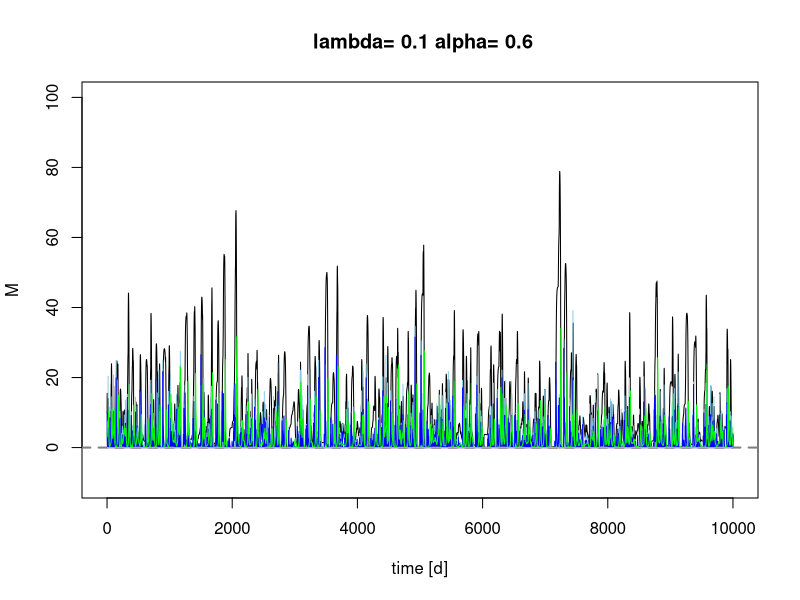
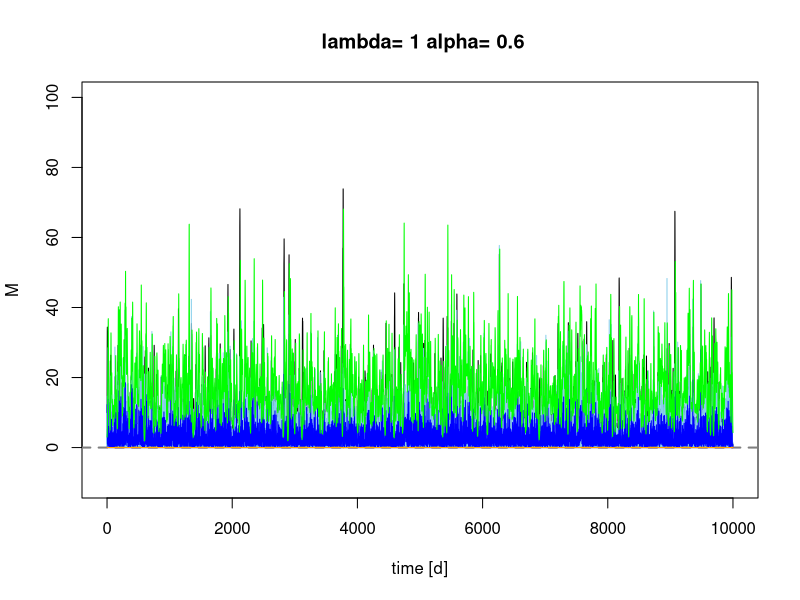
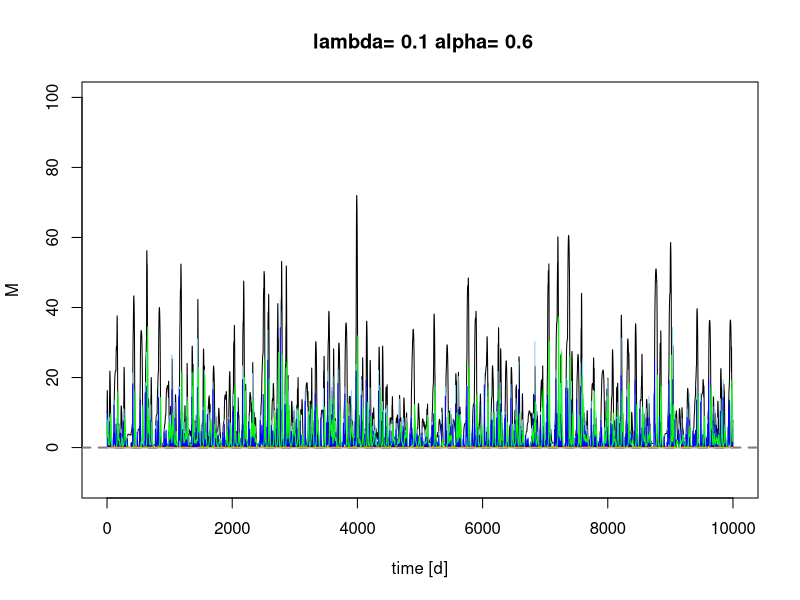
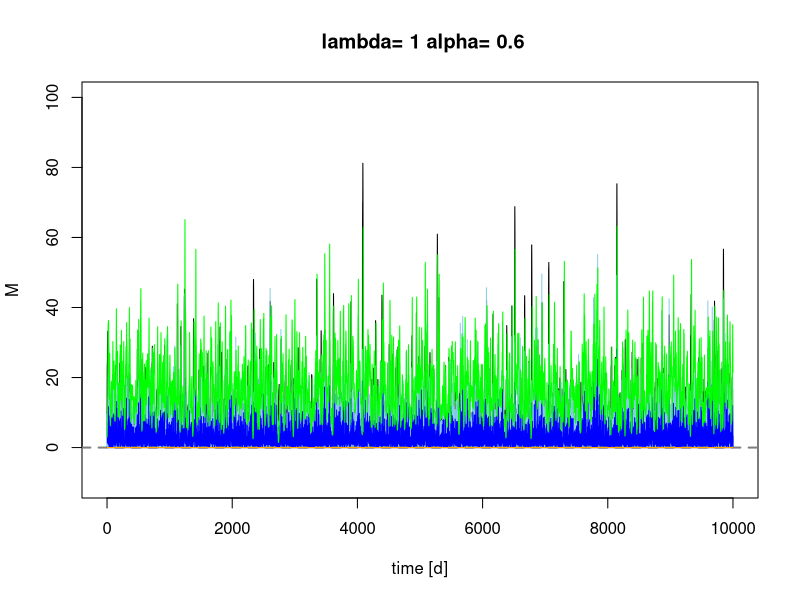
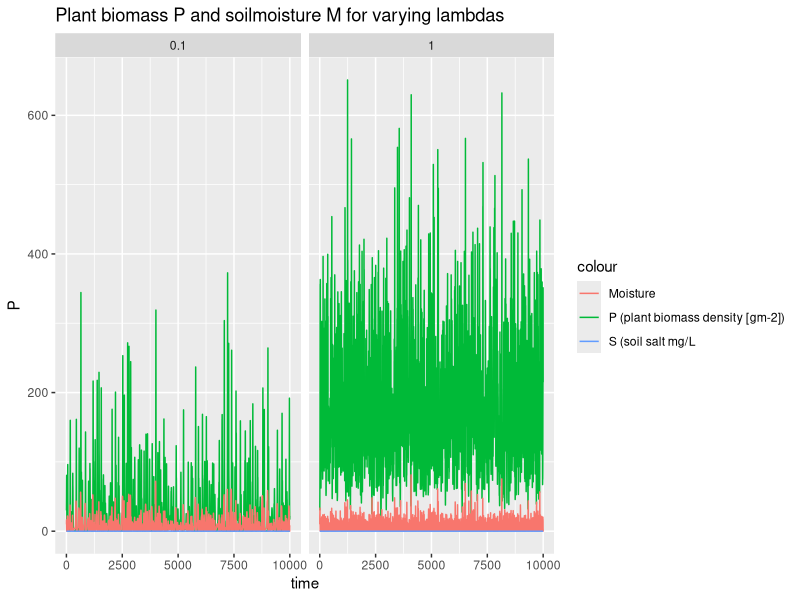
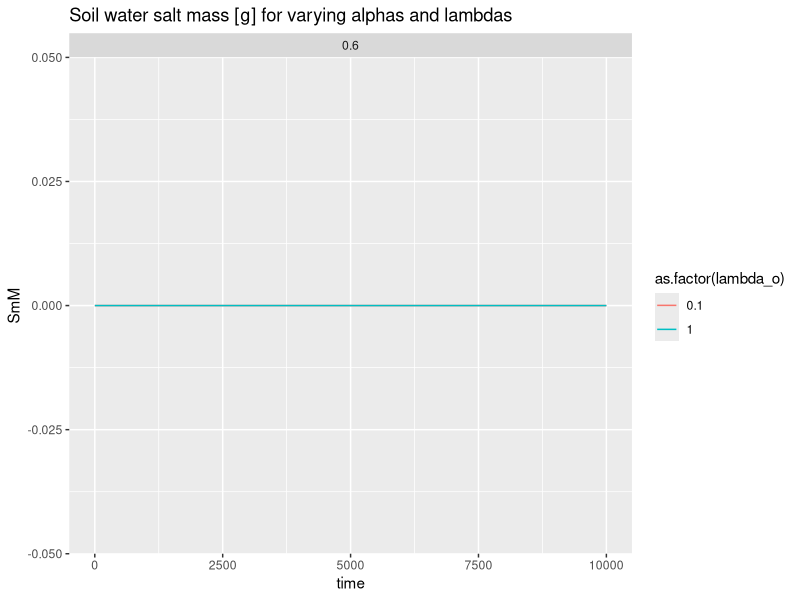
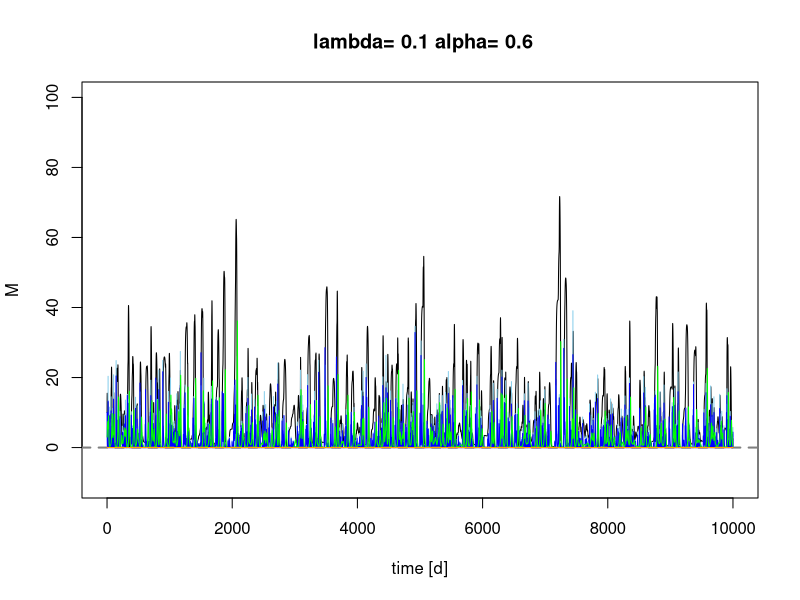
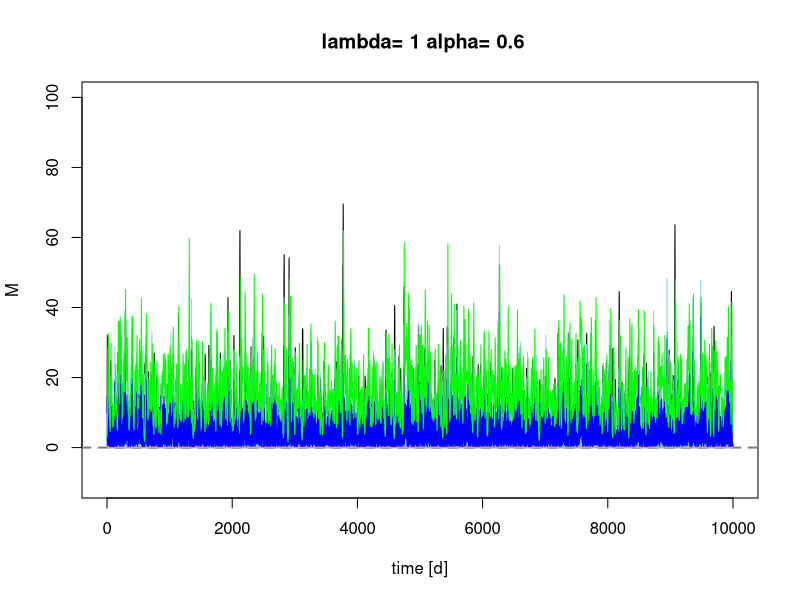

The R script that drew these images, in order: (Note: a time limit stopped this script after it produced the figures.)
## ---- chunk 1

 # Sandy Clay Loam
    n<-0.367 # porosity
    # more soil variables for evaporation & losses
    # Hydraulic conductivity
    K_s<-52.08*10 # mm/day
    # campbell's b
    b<-6.4069 # neurotheta sandy clay loam
    # van Genuchten parameters
#     avg <- 0.0521
#     nvg <- 1.237
    s_fc<-0.2677/n # Field capacity
    # This is the bubbling pressure
    psi_s_bar<--1.2E-3 #
 
   h1bar =  -psi_s_bar 
   hb = psi_s_bar*-10^5 # mm
 

  Z =20000 # [mm] actual groundwater depth 

# parameters describing the soil
  soilpar <- list(b = b, n = n, s_fc = s_fc, K_s = K_s, 
                psi_s_bar = psi_s_bar, h1bar = h1bar, hb = hb)
    #................................................
    # Vegetation 1 (Grass)
    # paspalum secateum F-I and R-I, 2004

    Zr = 400 # soil depth (mm)   Check Also Table 2...Fernandez-Illescas and Rodriguez-Iturbe...2001


 # parameters describing the root zone   
  vegpar <- list(Zr = Zr)


# parameters describing plant dynamics and salt features

  alpha_i=1 #maximum infiltration rate per day (K_s and therefore soil type dependency in balances function code)

  k=12 # Saco et al, 2013
  W0=0.2 # Saco et al, 2013
  gmax=0.05 # Saco et al, 2013
  k1=5 # Saco et al, 2013
  c=10  # Saco et al, 2013
  f= 1  # f is the soil salt leaching efficiency (whether some salt is retained)
  ConcConst = 0 # ConcConst is the concentration of the salt in the infiltrating water in g/l
  CM.gw = 0 # salt concentration in groundwater
  d=0.24 # fraction of plant mortality
  
  par <- list(alpha_i=alpha_i,k=k, W0=W0, gmax=gmax, k1=k1, c=c, f=f, ConcConst=ConcConst, CM.gw= CM.gw, d=d)
## ---- chunk 2
Infil <- function(h,P, par){
  
  I=par$alpha_i*h*(P+par$k*par$W0)/(P+par$k)
  
  return (I)
}
## ---- chunk 3

WU <- function(M,P,par){ 
# using Svir in here means scaling Svir back to M, easier to do at Svir in balances  
#  WU=par$gmax*((M*(1+Svir))/(((M*(1+Svir))+par$k1)))*P 
  WU=par$gmax*(M/((M+par$k1)))*P 
  
  return(WU)
}
## ---- chunk 4
#******************************************
# based on Salvucci, 1993
L_n <- function(M,Z,soilpar,vegpar) {
   Zr <- vegpar$Zr
   hb <- - soilpar$psi_s_bar*10^5 # (mm?)
   #soilpar$s_fc <- (Z/hb)^(-1/soilpar$b)
   
   s=M/(soilpar$n*vegpar$Zr)
  
   psi = hb*s^-soilpar$b
 
   m=2 + 3/soilpar$b#5.64  # in Salvucci's paper it is called n, but I called it m here to not confuse it with porosity


q <-((Z/hb)^(-m)-(psi/hb)^(-m))/(1+(psi/hb)^(-m)+(m-1)*(Z/hb)^(-m))#/(soilpar$n*Zr) # 

# Mass flux

flux <- soilpar$K_s*q

return(flux)
}



## ---- chunk 5
Precip <- function(time,alpha,lambda,delta) {
  # generate a vector of times between rainfall events > delta
  f_P<-floor(rexp(time,lambda*exp(-delta/alpha))) # vector of times between rainfall occurrences (equation 4 & 8)
  # generate a binary vector from this (impulse function)
  binary.vec <- unlist(lapply(1:time,function(i) c(rep(0,f_P[i]),1)))
  R <- rexp(length(binary.vec),1/alpha)*binary.vec 
  return(R[1:time])
}
## ---- chunk 6

Gr <- function(M,P,par) { 
  
  Gr = par$c*WU(M,P,par)
  
  return(Gr)
}
## ---- chunk 7
Mo <- function(P,M,Svir,par) {
  # needs to be M/Svir because both are "large" numbers
  # you want a number ~1 for multiplication, or <0.1 for addition
  Mo = P*(par$d*(M/Svir))
  
  return(Mo)

}
## ---- chunk 8
balances <- function(Rain, par, plotit=T,
                      soilpar,
                      vegpar){
   

  
# Storage vectors for the daily steps are initialized.

   M <- rep(0,length(Rain)) # soil moisture [mm]
   h <- rep(0,length(Rain)) # infiltration depth [mm]
   P <- rep(0,length(Rain)) #biomass density []
   CM<- rep(0,length(Rain)) # Salt concentration in soil water in g/L or g/mm
   SmI<- rep(0,length(Rain)) # Salt mass in infiltrating water [g]
   SmM <- rep(0,length(Rain)) # Salt mass in soil water [g]
   In <- rep(0,length(Rain)) # infiltration [mm]

   Svir <- rep(0,length(Rain)) # virtual saturation
   flux<- rep(0,length(Rain)) # drainage and capillary rise flux, according to sign



# Initial values to start the simulation.

   
   M[1] <- 10
   h[1] <- 10 
   P[1] <- 30
   CM[1]<- 0
   Svir[1] <- M[1]



# We decided to split the numerical calculations for the daily into 12 substeps.

   deltat <- 12 # split in 12 increments

  
# Storage vectors for the substeps are initialized.

   M_sub <- rep(0,deltat)
   h_sub <- rep(0,deltat)
   I_sub <- rep(0,deltat)
   WU_sub <-rep(0,deltat) # Water uptake in mm
   P_sub <- rep(0,deltat) 
   Gr_sub <- rep(0,deltat) # Growth of biomass
   Mo_sub<- rep(0,deltat) # Mortality of biomass
   SmI_sub <- rep(0,deltat) 
   SmM_sub<- rep(0,deltat) 
   CM_sub<- rep(0,deltat) 
  Svir_sub <- rep(0,deltat) # virtual saturation

   flux_sub<-rep(0,deltat) # calculates leakage loss without evaporation loss

   U_salt <-rep(0,deltat) # Salt mass rising
   L_salt <-rep(0,deltat) # salt mass drained


  
   timeincr= 1/deltat
   
  for (t in 2:length(Rain)){
    
    for (tt in 1:(deltat-1)) {
      
      h.old <- ifelse(tt==1,h[t-1],h_sub[tt])
      P.old <- ifelse(tt==1,P[t-1],P_sub[tt])
      M.old <- ifelse(tt==1,M[t-1],M_sub[tt])
      SmI.old <-ifelse(tt==1,SmI[t-1],SmI_sub[tt])
      CM.old <-ifelse(tt==1,CM[t-1],CM_sub[tt])
      Svir.old <-ifelse(tt==1,Svir[t-1],Svir_sub[tt])


  # Balance for water depth on soil
  h_sub[tt+1] <- h.old + ifelse(tt==1,(10*Rain[t]),0) 
      #- Infil(h.old, P.old,par)*timeincr

  # Infiltration
  par$alpha_i <- ifelse(h_sub[tt+1]<soilpar$K_s*timeincr, 1,
                      (1-(h_sub[tt+1]-soilpar$K_s*timeincr)/h_sub[tt+1]))
  # Calculate infiltration and recalculate h_sub   
  I_sub[tt] <- Infil(h.old, P.old,par)*timeincr
  h_sub[tt+1] <- h_sub[tt+1] - I_sub[tt] 

# Now do all plant uptake and growth
# water uptake by plants: include infiltration in available water

      WU_sub[tt] <- WU(M=Svir.old,P.old,par)*timeincr 
      
      # growth rate
      Gr_sub[tt] <- Gr(M=Svir.old, P.old,par)*timeincr 
      # Mortality
      Mo_sub[tt]<- Mo(P.old,M=M.old, Svir=Svir.old, par)*timeincr
      # calculate plant biomass balance
      P_sub[tt + 1] <- P.old + Gr_sub[tt]- Mo_sub[tt] 

 # 1. Update soil moisture with infiltration
      M_sub[tt + 1] <- M.old + I_sub[tt] - WU_sub[tt]      
      
 # 2. calculate leaching and capillary rise amount
  flux_sub[tt+1]<-do.call(L_n,list(M=M_sub[tt+1],Z=Z,soilpar=soilpar,vegpar=vegpar))

# 3. final adjust soil moisture for leaching or capillary rise
 
   M_sub[tt + 1] <-  M_sub[tt + 1] + flux_sub[tt+1]*timeincr


# calculate saltbalance

# Salt leaching
    L_salt[tt+1] <- ifelse(flux_sub[tt+1]<0,
                           par$f*CM_sub[tt+1]*flux_sub[tt+1]*timeincr,0)
    # leaching of salt

# salt upflow
    U_salt[tt+1] <- ifelse(flux_sub[tt+1]>0, 
                           par$CM.gw*flux_sub[tt+1]*timeincr,0) 
    # rise of salt

# salt mass coming in with infiltration
      SmI_sub[tt+1]<- SmI.old + I_sub[tt]*par$ConcConst 

#salt mass in soil
     SmM_sub[tt+1] <- SmI_sub[tt+1] + U_salt[tt+1] - L_salt[tt+1]
# Calculate salt concentration in the soil
   CM_sub[tt+1]<- (SmM_sub[tt+1]/M_sub[tt+1])*(1/58.44) # 
    
# Virtual saturation (Shah et al., 2012), here in [mm] to be in the same unit as M
    Svir_sub[tt + 1]<-soilpar$n*vegpar$Zr*((soilpar$h1bar*10^-1)^(1/soilpar$b))*
                     ((soilpar$h1bar*10^-1)*(M_sub[tt + 1]/
                       (soilpar$n*vegpar$Zr))^(-soilpar$b)
                       +(3.6*CM_sub[tt + 1]))^(-1/soilpar$b)

    } 
  
# Aggregating the substep results to daily values.

    P[t] = P_sub[deltat]
    M[t] = M_sub[deltat]
    h[t] = h_sub[deltat]
    CM[t] = CM_sub[deltat]
    SmM[t] = SmM_sub[deltat] 
    SmI[t]=SmI_sub[deltat]
    In[t]= sum(I_sub)
    flux[t] = sum(flux_sub)
    Svir[t] = Svir_sub[deltat]

}


# Plotting
 
if (plotit==T) {  
  plot(M, type="l",ylim=c(-10,100),xlim=c(0,time),xlab=("time [d]"), main=paste(" lambda=", lambda[j],"alpha=", alpha[i]))
  points(Rain*10, type="h", col="skyblue")
   
    lines(h,type="l", col="blue")
    abline(h=0, col="Gray50",lwd=2,lty=2)

    lines(SmM,type="l", col="red")
    lines(CM,type="l", col="purple")
    lines(P/10,type="l", col="green")
    lines(flux,type="l", col="orange")
  
 
#  legend("topright", title="Variables",cex=1, pt.cex=0.2, c("Moisture [mm]","Rainfall [mm]*10","overland flow depth[mm] ","salt mass in soil water [g]", "salt concentration in soil water [g/l]", "Plant biomass density [g/m^2]/10"),
#          col=c("black","skyblue","blue","red","purple","green"),lty=1)
#  
}

Out <- data.frame(P=P,M=M,h=h, CM=CM, SmM=SmM, In=In, flux=flux, Svir=Svir)
return(Out)
}
## ---- chunk 9
alpha <- c(0.6,0.6) #c(0.6,1.5) 
lambda <- c(0.1,1)

Store <- list()
sub_store <- list()
time <- 10000
delta <- 0
set.seed(1000)
## ---- chunk 10
#source("Rainfall.R")


for (i in 1:length(alpha)) {
  
for (j in 1:length(lambda)) {
    # generate the rainfall
    Rain <- Precip(time,alpha[i],lambda[j],delta)
    Rainlist <- data.frame(Precip(time,alpha[i],lambda[j],delta)) 
    
    sub_store[[j]] <-data.frame(alpha_o=rep(alpha[i],time),
                                lambda_o=rep(lambda[j],time),
                                balances(Rain,plotit=T, par=par,
                                soilpar, vegpar))
  }
  Store[[i]] <- sub_store
}
## ---- chunk 11
require(ggplot2)
lambda_sum <- do.call(rbind,Store[][[2]])
lambda_sum$time <- rep(1:time,length(lambda))

pl <- ggplot(lambda_sum,aes(x=time,y=P, colour="P (plant biomass density [gm-2])")) + geom_line()
pl  <- pl + geom_line(aes(x=time,y=M, colour="Moisture"))  
pl <- pl +  facet_wrap(~lambda_o)   
pl  + ggtitle("Plant biomass P and soilmoisture M for varying lambdas") +  geom_line(aes(x=time, y=SmM, colour= "S (soil salt mg/L")) + theme(plot.title = element_text(lineheight=.4))
## ---- chunk 12
lambda_sum_all <- do.call(rbind,do.call(rbind,Store))
lambda_sum_all$time <- rep(rep(1:time,length(lambda)),length(alpha))


pa <- ggplot(lambda_sum_all,aes(x=time,y=SmM,col=as.factor(lambda_o))) + geom_line(linetype=1) 
# pa <- pa + + scale_color_gradient(low="blue", high="red")
pa <- pa  + facet_wrap(~alpha_o) + ggtitle("Soil water salt mass [g] for varying alphas and lambdas") + theme(plot.title = element_text(lineheight=.4))
pa  
## ---- chunk 13
baseP<- lambda_sum$P
baseM <-lambda_sum$M
baseSmM<-lambda_sum$SmM
baseCM<-lambda_sum$CM
## ---- chunk 14

 # Sandy Clay Loam
    n<-0.367 # porosity
    # more soil variables for evaporation & losses
    # Hydraulic conductivity
    K_s<-52.08*10 # mm/day
    # campbell's b
    b<-6.4069 # neurotheta sandy clay loam
    # van Genuchten parameters
#     avg <- 0.0521
#     nvg <- 1.237
    s_fc<-0.2677/n # Field capacity
    # This is the bubbling pressure
    psi_s_bar<--1.2E-3 #
 
   h1bar =  -psi_s_bar 
   hb = psi_s_bar*-10^5 # mm
 

 # [mm] actual groundwater depth 

# parameters describing the soil
  soilpar <- list(b = b, n = n, s_fc = s_fc, K_s = K_s, 
                psi_s_bar = psi_s_bar, h1bar = h1bar, hb = hb)
    #................................................
    # Vegetation 1 (Grass)
    # paspalum secateum F-I and R-I, 2004

    Zr = 400 # soil depth (mm)   Check Also Table 2...Fernandez-Illescas and Rodriguez-Iturbe...2001


 # parameters describing the root zone   
  vegpar <- list(Zr = Zr)


# parameters describing plant dynamics and salt features

  alpha_i=1 #maximum infiltration rate per day (K_s and therefore soil type dependency in balances function code)

  k=12 # Saco et al, 2013
  W0=0.2 # Saco et al, 2013
  gmax=0.05 # Saco et al, 2013
  k1=5 # Saco et al, 2013
  c=10  # Saco et al, 2013
  f= 1  # f is the soil salt leaching efficiency (whether some salt is retained)
  ConcConst = 0 # ConcConst is the concentration of the salt in the infiltrating water in g/l
  CM.gw = 0 # salt concentration in groundwater
  d=0.24 # fraction of plant mortality
  
  par <- list(alpha_i=alpha_i,k=k, W0=W0, gmax=gmax, k1=k1, c=c, f=f, ConcConst=ConcConst, CM.gw= CM.gw, d=d)
## ---- chunk 15
Infil <- function(h,P, par){
  
  I=par$alpha_i*h*(P+par$k*par$W0)/(P+par$k)
  
  return (I)
}
## ---- chunk 16

WU <- function(M,P,par){ 
# using Svir in here means scaling Svir back to M, easier to do at Svir in balances  
#  WU=par$gmax*((M*(1+Svir))/(((M*(1+Svir))+par$k1)))*P 
  WU=par$gmax*(M/((M+par$k1)))*P 
  
  return(WU)
}
## ---- chunk 17
#******************************************
# based on Salvucci, 1993
L_n <- function(M,Z,soilpar,vegpar) {
   Zr <- vegpar$Zr
   hb <- - soilpar$psi_s_bar*10^5 # (mm?)
   #soilpar$s_fc <- (Z/hb)^(-1/soilpar$b)
   
   s=M/(soilpar$n*vegpar$Zr)
  
   psi = hb*s^-soilpar$b
 
   m=2 + 3/soilpar$b#5.64  # in Salvucci's paper it is called n, but I called it m here to not confuse it with porosity


q <-((Z/hb)^(-m)-(psi/hb)^(-m))/(1+(psi/hb)^(-m)+(m-1)*(Z/hb)^(-m))#/(soilpar$n*Zr) # 

# Mass flux

flux <- soilpar$K_s*q

return(flux)
}



## ---- chunk 18
Precip <- function(time,alpha,lambda,delta) {
  # generate a vector of times between rainfall events > delta
  f_P<-floor(rexp(time,lambda*exp(-delta/alpha))) # vector of times between rainfall occurrences (equation 4 & 8)
  # generate a binary vector from this (impulse function)
  binary.vec <- unlist(lapply(1:time,function(i) c(rep(0,f_P[i]),1)))
  R <- rexp(length(binary.vec),1/alpha)*binary.vec 
  return(R[1:time])
}
## ---- chunk 19

Gr <- function(M,P,par) { 
  
  Gr = par$c*WU(M,P,par)
  
  return(Gr)
}
## ---- chunk 20
Mo <- function(P,M,Svir,par) {
  # needs to be M/Svir because both are "large" numbers
  # you want a number ~1 for multiplication, or <0.1 for addition
  Mo = P*(par$d*(M/Svir))
  
  return(Mo)

}
## ---- chunk 21
balances <- function(Rain, par, plotit=T,
                      soilpar,
                      vegpar){
   

  
# Storage vectors for the daily steps are initialized.

   M <- rep(0,length(Rain)) # soil moisture [mm]
   h <- rep(0,length(Rain)) # infiltration depth [mm]
   P <- rep(0,length(Rain)) #biomass density []
   CM<- rep(0,length(Rain)) # Salt concentration in soil water in g/L or g/mm
   SmI<- rep(0,length(Rain)) # Salt mass in infiltrating water [g]
   SmM <- rep(0,length(Rain)) # Salt mass in soil water [g]
   In <- rep(0,length(Rain)) # infiltration [mm]

   Svir <- rep(0,length(Rain)) # virtual saturation
   flux<- rep(0,length(Rain)) # drainage and capillary rise flux, according to sign



# Initial values to start the simulation.

   
   M[1] <- 10
   h[1] <- 10 
   P[1] <- 30
   CM[1]<- 0
   Svir[1] <- M[1]



# We decided to split the numerical calculations for the daily into 12 substeps.

   deltat <- 12 # split in 12 increments

  
# Storage vectors for the substeps are initialized.

   M_sub <- rep(0,deltat)
   h_sub <- rep(0,deltat)
   I_sub <- rep(0,deltat)
   WU_sub <-rep(0,deltat) # Water uptake in mm
   P_sub <- rep(0,deltat) 
   Gr_sub <- rep(0,deltat) # Growth of biomass
   Mo_sub<- rep(0,deltat) # Mortality of biomass
   SmI_sub <- rep(0,deltat) 
   SmM_sub<- rep(0,deltat) 
   CM_sub<- rep(0,deltat) 
  Svir_sub <- rep(0,deltat) # virtual saturation

   flux_sub<-rep(0,deltat) # calculates leakage loss without evaporation loss

   U_salt <-rep(0,deltat) # Salt mass rising
   L_salt <-rep(0,deltat) # salt mass drained


  
   timeincr= 1/deltat
   
  for (t in 2:length(Rain)){
    
    for (tt in 1:(deltat-1)) {
      
      h.old <- ifelse(tt==1,h[t-1],h_sub[tt])
      P.old <- ifelse(tt==1,P[t-1],P_sub[tt])
      M.old <- ifelse(tt==1,M[t-1],M_sub[tt])
      SmI.old <-ifelse(tt==1,SmI[t-1],SmI_sub[tt])
      CM.old <-ifelse(tt==1,CM[t-1],CM_sub[tt])
      Svir.old <-ifelse(tt==1,Svir[t-1],Svir_sub[tt])


  # Balance for water depth on soil
#   h_sub[tt+1] <- h.old + ifelse(tt==1,(10*Rain[t]),0) 
      #- Infil(h.old, P.old,par)*timeincr
  
    h_sub[tt+1] <- h.old + (10*Rain[t]*timeincr)


# + 10*Ran[t]*timeincr as a first test
# ifelse(tt==6,....) and ifelse(tt==12,...)
# the last one could be a rainstorm distribution


  # Infiltration
  par$alpha_i <- ifelse(h_sub[tt+1]<soilpar$K_s*timeincr, 1,
                      (1-(h_sub[tt+1]-soilpar$K_s*timeincr)/h_sub[tt+1]))
  # Calculate infiltration and recalculate h_sub   
  I_sub[tt] <- Infil(h.old, P.old,par)*timeincr
  h_sub[tt+1] <- h_sub[tt+1] - I_sub[tt] 

# Now do all plant uptake and growth
# water uptake by plants: include infiltration in available water

      WU_sub[tt] <- WU(M=Svir.old,P.old,par)*timeincr 
      
      # growth rate
      Gr_sub[tt] <- Gr(M=Svir.old, P.old,par)*timeincr 
      # Mortality
      Mo_sub[tt]<- Mo(P.old,M=M.old, Svir=Svir.old, par)*timeincr
      # calculate plant biomass balance
      P_sub[tt + 1] <- P.old + Gr_sub[tt]- Mo_sub[tt] 

 # 1. Update soil moisture with infiltration
      M_sub[tt + 1] <- M.old + I_sub[tt] - WU_sub[tt]      
      
 # 2. calculate leaching and capillary rise amount
  flux_sub[tt+1]<-do.call(L_n,list(M=M_sub[tt+1],Z=Z,soilpar=soilpar,vegpar=vegpar))

# 3. final adjust soil moisture for leaching or capillary rise
 
   M_sub[tt + 1] <-  M_sub[tt + 1] + flux_sub[tt+1]*timeincr


# calculate saltbalance

# Salt leaching
    L_salt[tt+1] <- ifelse(flux_sub[tt+1]<0,
                           par$f*CM_sub[tt+1]*flux_sub[tt+1]*timeincr,0)
    # leaching of salt

# salt upflow
    U_salt[tt+1] <- ifelse(flux_sub[tt+1]>0, 
                           par$CM.gw*flux_sub[tt+1]*timeincr,0) 
    # rise of salt

# salt mass coming in with infiltration
      SmI_sub[tt+1]<- SmI.old + I_sub[tt]*par$ConcConst 

#salt mass in soil
     SmM_sub[tt+1] <- SmI_sub[tt+1] + U_salt[tt+1] - L_salt[tt+1]
# Calculate salt concentration in the soil
   CM_sub[tt+1]<- (SmM_sub[tt+1]/M_sub[tt+1])*(1/58.44) # 
    
# Virtual saturation (Shah et al., 2012), here in [mm] to be in the same unit as M
    Svir_sub[tt + 1]<-soilpar$n*vegpar$Zr*((soilpar$h1bar*10^-1)^(1/soilpar$b))*
                     ((soilpar$h1bar*10^-1)*(M_sub[tt + 1]/
                       (soilpar$n*vegpar$Zr))^(-soilpar$b)
                       +(3.6*CM_sub[tt + 1]))^(-1/soilpar$b)

    } 
  
# Aggregating the substep results to daily values.

    P[t] = P_sub[deltat]
    M[t] = M_sub[deltat]
    h[t] = h_sub[deltat]
    CM[t] = CM_sub[deltat]
    SmM[t] = SmM_sub[deltat] 
    SmI[t]=SmI_sub[deltat]
    In[t]= sum(I_sub)
    flux[t] = sum(flux_sub)
    Svir[t] = Svir_sub[deltat]

}


# Plotting
 
if (plotit==T) {  
  plot(M, type="l",ylim=c(-10,100),xlim=c(0,time),xlab=("time [d]"), main=paste(" lambda=", lambda[j],"alpha=", alpha[i]))
  points(Rain*10, type="h", col="skyblue")
   
    lines(h,type="l", col="blue")
    abline(h=0, col="Gray50",lwd=2,lty=2)

    lines(SmM,type="l", col="red")
    lines(CM,type="l", col="purple")
    lines(P/10,type="l", col="green")
    lines(flux,type="l", col="orange")
  
 
#  legend("topright", title="Variables",cex=1, pt.cex=0.2, c("Moisture [mm]","Rainfall [mm]*10","overland flow depth[mm] ","salt mass in soil water [g]", "salt concentration in soil water [g/l]", "Plant biomass density [g/m^2]/10"),
#          col=c("black","skyblue","blue","red","purple","green"),lty=1)
#  
}

Out <- data.frame(P=P,M=M,h=h, CM=CM, SmM=SmM, In=In, flux=flux, Svir=Svir)
return(Out)
}
## ---- chunk 22
alpha <- c(0.6,0.6)# c(0.6,1.5) 
lambda <- c(0.1,1)

Store <- list()
sub_store <- list()
time <- 10000
delta <- 0
set.seed(1000)
## ---- chunk 23
#source("Rainfall.R")


for (i in 1:length(alpha)) {
  
for (j in 1:length(lambda)) {
    # generate the rainfall
    Rain <- Precip(time,alpha[i],lambda[j],delta)
    Rainlist <- data.frame(Precip(time,alpha[i],lambda[j],delta)) 
    
    sub_store[[j]] <-data.frame(alpha_o=rep(alpha[i],time),
                                lambda_o=rep(lambda[j],time),
                                balances(Rain,plotit=T, par=par,
                                soilpar, vegpar))
  }
  Store[[i]] <- sub_store
}
## ---- chunk 24
require(ggplot2)
lambda_sum <- do.call(rbind,Store[][[2]])
lambda_sum$time <- rep(1:time,length(lambda))

pl <- ggplot(lambda_sum,aes(x=time,y=P, colour="P (plant biomass density [gm-2])")) + geom_line()
pl  <- pl + geom_line(aes(x=time,y=M, colour="Moisture"))  
pl <- pl +  facet_wrap(~lambda_o)   
pl  + ggtitle("Plant biomass P and soilmoisture M for varying lambdas") +  geom_line(aes(x=time, y=SmM, colour= "S (soil salt mg/L")) + theme(plot.title = element_text(lineheight=.4))
## ---- chunk 25
lambda_sum_all <- do.call(rbind,do.call(rbind,Store))
lambda_sum_all$time <- rep(rep(1:time,length(lambda)),length(alpha))


pa <- ggplot(lambda_sum_all,aes(x=time,y=SmM,col=as.factor(lambda_o))) + geom_line(linetype=1) 
# pa <- pa + + scale_color_gradient(low="blue", high="red")
pa <- pa  + facet_wrap(~alpha_o) + ggtitle("Soil water salt mass [g] for varying alphas and lambdas") + theme(plot.title = element_text(lineheight=.4))
pa  
## ---- chunk 26

h1P<-lambda_sum$P
h1M <-lambda_sum$M
h1SmM<-lambda_sum$SmM
h1CM<-lambda_sum$CM
## ---- chunk 27
balances <- function(Rain, par, plotit=T,
                      soilpar,
                      vegpar){
   

  
# Storage vectors for the daily steps are initialized.

   M <- rep(0,length(Rain)) # soil moisture [mm]
   h <- rep(0,length(Rain)) # infiltration depth [mm]
   P <- rep(0,length(Rain)) #biomass density []
   CM<- rep(0,length(Rain)) # Salt concentration in soil water in g/L or g/mm
   SmI<- rep(0,length(Rain)) # Salt mass in infiltrating water [g]
   SmM <- rep(0,length(Rain)) # Salt mass in soil water [g]
   In <- rep(0,length(Rain)) # infiltration [mm]

   Svir <- rep(0,length(Rain)) # virtual saturation
   flux<- rep(0,length(Rain)) # drainage and capillary rise flux, according to sign



# Initial values to start the simulation.

   
   M[1] <- 10
   h[1] <- 10 
   P[1] <- 30
   CM[1]<- 0
   Svir[1] <- M[1]



# We decided to split the numerical calculations for the daily into 12 substeps.

   deltat <- 12 # split in 12 increments

  
# Storage vectors for the substeps are initialized.

   M_sub <- rep(0,deltat)
   h_sub <- rep(0,deltat)
   I_sub <- rep(0,deltat)
   WU_sub <-rep(0,deltat) # Water uptake in mm
   P_sub <- rep(0,deltat) 
   Gr_sub <- rep(0,deltat) # Growth of biomass
   Mo_sub<- rep(0,deltat) # Mortality of biomass
   SmI_sub <- rep(0,deltat) 
   SmM_sub<- rep(0,deltat) 
   CM_sub<- rep(0,deltat) 
  Svir_sub <- rep(0,deltat) # virtual saturation

   flux_sub<-rep(0,deltat) # calculates leakage loss without evaporation loss

   U_salt <-rep(0,deltat) # Salt mass rising
   L_salt <-rep(0,deltat) # salt mass drained


  
   timeincr= 1/deltat
   
  for (t in 2:length(Rain)){
    
    for (tt in 1:(deltat-1)) {
      
      h.old <- ifelse(tt==1,h[t-1],h_sub[tt])
      P.old <- ifelse(tt==1,P[t-1],P_sub[tt])
      M.old <- ifelse(tt==1,M[t-1],M_sub[tt])
      SmI.old <-ifelse(tt==1,SmI[t-1],SmI_sub[tt])
      CM.old <-ifelse(tt==1,CM[t-1],CM_sub[tt])
      Svir.old <-ifelse(tt==1,Svir[t-1],Svir_sub[tt])


  # Balance for water depth on soil
#   h_sub[tt+1] <- h.old + ifelse(tt==1,(10*Rain[t]),0) 
      #- Infil(h.old, P.old,par)*timeincr
  
    h_sub[tt+1] <- h.old + ifelse(tt==6,(10*Rain[t]),0)


# + 10*Ran[t]*timeincr as a first test
# ifelse(tt==6,....) and ifelse(tt==12,...)
# the last one could be a rainstorm distribution


  # Infiltration
  par$alpha_i <- ifelse(h_sub[tt+1]<soilpar$K_s*timeincr, 1,
                      (1-(h_sub[tt+1]-soilpar$K_s*timeincr)/h_sub[tt+1]))
  # Calculate infiltration and recalculate h_sub   
  I_sub[tt] <- Infil(h.old, P.old,par)*timeincr
  h_sub[tt+1] <- h_sub[tt+1] - I_sub[tt] 

# Now do all plant uptake and growth
# water uptake by plants: include infiltration in available water

      WU_sub[tt] <- WU(M=Svir.old,P.old,par)*timeincr 
      
      # growth rate
      Gr_sub[tt] <- Gr(M=Svir.old, P.old,par)*timeincr 
      # Mortality
      Mo_sub[tt]<- Mo(P.old,M=M.old, Svir=Svir.old, par)*timeincr
      # calculate plant biomass balance
      P_sub[tt + 1] <- P.old + Gr_sub[tt]- Mo_sub[tt] 

 # 1. Update soil moisture with infiltration
      M_sub[tt + 1] <- M.old + I_sub[tt] - WU_sub[tt]      
      
 # 2. calculate leaching and capillary rise amount
  flux_sub[tt+1]<-do.call(L_n,list(M=M_sub[tt+1],Z=Z,soilpar=soilpar,vegpar=vegpar))

# 3. final adjust soil moisture for leaching or capillary rise
 
   M_sub[tt + 1] <-  M_sub[tt + 1] + flux_sub[tt+1]*timeincr


# calculate saltbalance

# Salt leaching
    L_salt[tt+1] <- ifelse(flux_sub[tt+1]<0,
                           par$f*CM_sub[tt+1]*flux_sub[tt+1]*timeincr,0)
    # leaching of salt

# salt upflow
    U_salt[tt+1] <- ifelse(flux_sub[tt+1]>0, 
                           par$CM.gw*flux_sub[tt+1]*timeincr,0) 
    # rise of salt

# salt mass coming in with infiltration
      SmI_sub[tt+1]<- SmI.old + I_sub[tt]*par$ConcConst 

#salt mass in soil
     SmM_sub[tt+1] <- SmI_sub[tt+1] + U_salt[tt+1] - L_salt[tt+1]
# Calculate salt concentration in the soil
   CM_sub[tt+1]<- (SmM_sub[tt+1]/M_sub[tt+1])*(1/58.44) # 
    
# Virtual saturation (Shah et al., 2012), here in [mm] to be in the same unit as M
    Svir_sub[tt + 1]<-soilpar$n*vegpar$Zr*((soilpar$h1bar*10^-1)^(1/soilpar$b))*
                     ((soilpar$h1bar*10^-1)*(M_sub[tt + 1]/
                       (soilpar$n*vegpar$Zr))^(-soilpar$b)
                       +(3.6*CM_sub[tt + 1]))^(-1/soilpar$b)

    } 
  
# Aggregating the substep results to daily values.

    P[t] = P_sub[deltat]
    M[t] = M_sub[deltat]
    h[t] = h_sub[deltat]
    CM[t] = CM_sub[deltat]
    SmM[t] = SmM_sub[deltat] 
    SmI[t]=SmI_sub[deltat]
    In[t]= sum(I_sub)
    flux[t] = sum(flux_sub)
    Svir[t] = Svir_sub[deltat]

}


# Plotting
 
if (plotit==T) {  
  plot(M, type="l",ylim=c(-10,100),xlim=c(0,time),xlab=("time [d]"), main=paste(" lambda=", lambda[j],"alpha=", alpha[i]))
  points(Rain*10, type="h", col="skyblue")
   
    lines(h,type="l", col="blue")
    abline(h=0, col="Gray50",lwd=2,lty=2)

    lines(SmM,type="l", col="red")
    lines(CM,type="l", col="purple")
    lines(P/10,type="l", col="green")
    lines(flux,type="l", col="orange")
  
 
#  legend("topright", title="Variables",cex=1, pt.cex=0.2, c("Moisture [mm]","Rainfall [mm]*10","overland flow depth[mm] ","salt mass in soil water [g]", "salt concentration in soil water [g/l]", "Plant biomass density [g/m^2]/10"),
#          col=c("black","skyblue","blue","red","purple","green"),lty=1)
#  
}

Out <- data.frame(P=P,M=M,h=h, CM=CM, SmM=SmM, In=In, flux=flux, Svir=Svir)
return(Out)
}
## ---- chunk 28
#source("Rainfall.R")


for (i in 1:length(alpha)) {
  
for (j in 1:length(lambda)) {
    # generate the rainfall
    Rain <- Precip(time,alpha[i],lambda[j],delta)
    Rainlist <- data.frame(Precip(time,alpha[i],lambda[j],delta)) 
    
    sub_store[[j]] <-data.frame(alpha_o=rep(alpha[i],time),
                                lambda_o=rep(lambda[j],time),
                                balances(Rain,plotit=T, par=par,
                                soilpar, vegpar))
  }
  Store[[i]] <- sub_store
}
## ---- chunk 29
require(ggplot2)
lambda_sum <- do.call(rbind,Store[][[2]])
lambda_sum$time <- rep(1:time,length(lambda))

pl <- ggplot(lambda_sum,aes(x=time,y=P, colour="P (plant biomass density [gm-2])")) + geom_line()
pl  <- pl + geom_line(aes(x=time,y=M, colour="Moisture"))  
pl <- pl +  facet_wrap(~lambda_o)   
pl  + ggtitle("Plant biomass P and soilmoisture M for varying lambdas") +  geom_line(aes(x=time, y=SmM, colour= "S (soil salt mg/L")) + theme(plot.title = element_text(lineheight=.4))
## ---- chunk 30
lambda_sum_all <- do.call(rbind,do.call(rbind,Store))
lambda_sum_all$time <- rep(rep(1:time,length(lambda)),length(alpha))


pa <- ggplot(lambda_sum_all,aes(x=time,y=SmM,col=as.factor(lambda_o))) + geom_line(linetype=1) 
# pa <- pa + + scale_color_gradient(low="blue", high="red")
pa <- pa  + facet_wrap(~alpha_o) + ggtitle("Soil water salt mass [g] for varying alphas and lambdas") + theme(plot.title = element_text(lineheight=.4))
pa  
## ---- chunk 31
h2P<- lambda_sum$P
h2M <-lambda_sum$M
h2SmM<-lambda_sum$SmM
h2CM<-lambda_sum$CM
## ---- chunk 32
balances <- function(Rain, par, plotit=T,
                      soilpar,
                      vegpar){
   

  
# Storage vectors for the daily steps are initialized.

   M <- rep(0,length(Rain)) # soil moisture [mm]
   h <- rep(0,length(Rain)) # infiltration depth [mm]
   P <- rep(0,length(Rain)) #biomass density []
   CM<- rep(0,length(Rain)) # Salt concentration in soil water in g/L or g/mm
   SmI<- rep(0,length(Rain)) # Salt mass in infiltrating water [g]
   SmM <- rep(0,length(Rain)) # Salt mass in soil water [g]
   In <- rep(0,length(Rain)) # infiltration [mm]

   Svir <- rep(0,length(Rain)) # virtual saturation
   flux<- rep(0,length(Rain)) # drainage and capillary rise flux, according to sign



# Initial values to start the simulation.

   
   M[1] <- 10
   h[1] <- 10 
   P[1] <- 30
   CM[1]<- 0
   Svir[1] <- M[1]



# We decided to split the numerical calculations for the daily into 12 substeps.

   deltat <- 12 # split in 12 increments

  
# Storage vectors for the substeps are initialized.

   M_sub <- rep(0,deltat)
   h_sub <- rep(0,deltat)
   I_sub <- rep(0,deltat)
   WU_sub <-rep(0,deltat) # Water uptake in mm
   P_sub <- rep(0,deltat) 
   Gr_sub <- rep(0,deltat) # Growth of biomass
   Mo_sub<- rep(0,deltat) # Mortality of biomass
   SmI_sub <- rep(0,deltat) 
   SmM_sub<- rep(0,deltat) 
   CM_sub<- rep(0,deltat) 
  Svir_sub <- rep(0,deltat) # virtual saturation

   flux_sub<-rep(0,deltat) # calculates leakage loss without evaporation loss

   U_salt <-rep(0,deltat) # Salt mass rising
   L_salt <-rep(0,deltat) # salt mass drained


  
   timeincr= 1/deltat
   
  for (t in 2:length(Rain)){
    
    for (tt in 1:(deltat-1)) {
      
      h.old <- ifelse(tt==1,h[t-1],h_sub[tt])
      P.old <- ifelse(tt==1,P[t-1],P_sub[tt])
      M.old <- ifelse(tt==1,M[t-1],M_sub[tt])
      SmI.old <-ifelse(tt==1,SmI[t-1],SmI_sub[tt])
      CM.old <-ifelse(tt==1,CM[t-1],CM_sub[tt])
      Svir.old <-ifelse(tt==1,Svir[t-1],Svir_sub[tt])


  # Balance for water depth on soil
  h_sub[tt+1] <- h.old + ifelse(tt==4,(10*Rain[t]*0.1),0) +ifelse(tt==5,(10*Rain[t]*0.2),0)  +ifelse(tt==6,(10*Rain[t]*0.4),0)
  +ifelse(tt==7,(10*Rain[t]*0.2),0) +ifelse(tt==8,(10*Rain[t]*0.1),0)
  
  
      #- Infil(h.old, P.old,par)*timeincr

  # Infiltration
  par$alpha_i <- ifelse(h_sub[tt+1]<soilpar$K_s*timeincr, 1,
                      (1-(h_sub[tt+1]-soilpar$K_s*timeincr)/h_sub[tt+1]))
  # Calculate infiltration and recalculate h_sub   
  I_sub[tt] <- Infil(h.old, P.old,par)*timeincr
  h_sub[tt+1] <- h_sub[tt+1] - I_sub[tt] 

# Now do all plant uptake and growth
# water uptake by plants: include infiltration in available water

      WU_sub[tt] <- WU(M=Svir.old,P.old,par)*timeincr 
      
      # growth rate
      Gr_sub[tt] <- Gr(M=Svir.old, P.old,par)*timeincr 
      # Mortality
      Mo_sub[tt]<- Mo(P.old,M=M.old, Svir=Svir.old, par)*timeincr
      # calculate plant biomass balance
      P_sub[tt + 1] <- P.old + Gr_sub[tt]- Mo_sub[tt] 

 # 1. Update soil moisture with infiltration
      M_sub[tt + 1] <- M.old + I_sub[tt] - WU_sub[tt]      
      
 # 2. calculate leaching and capillary rise amount
  flux_sub[tt+1]<-do.call(L_n,list(M=M_sub[tt+1],Z=Z,soilpar=soilpar,vegpar=vegpar))

# 3. final adjust soil moisture for leaching or capillary rise
 
   M_sub[tt + 1] <-  M_sub[tt + 1] + flux_sub[tt+1]*timeincr


# calculate saltbalance

# Salt leaching
    L_salt[tt+1] <- ifelse(flux_sub[tt+1]<0,
                           par$f*CM_sub[tt+1]*flux_sub[tt+1]*timeincr,0)
    # leaching of salt

# salt upflow
    U_salt[tt+1] <- ifelse(flux_sub[tt+1]>0, 
                           par$CM.gw*flux_sub[tt+1]*timeincr,0) 
    # rise of salt

# salt mass coming in with infiltration
      SmI_sub[tt+1]<- SmI.old + I_sub[tt]*par$ConcConst 

#salt mass in soil
     SmM_sub[tt+1] <- SmI_sub[tt+1] + U_salt[tt+1] - L_salt[tt+1]
# Calculate salt concentration in the soil
   CM_sub[tt+1]<- (SmM_sub[tt+1]/M_sub[tt+1])*(1/58.44) # 
    
# Virtual saturation (Shah et al., 2012), here in [mm] to be in the same unit as M
    Svir_sub[tt + 1]<-soilpar$n*vegpar$Zr*((soilpar$h1bar*10^-1)^(1/soilpar$b))*
                     ((soilpar$h1bar*10^-1)*(M_sub[tt + 1]/
                       (soilpar$n*vegpar$Zr))^(-soilpar$b)
                       +(3.6*CM_sub[tt + 1]))^(-1/soilpar$b)

    } 
  
# Aggregating the substep results to daily values.

    P[t] = P_sub[deltat]
    M[t] = M_sub[deltat]
    h[t] = h_sub[deltat]
    CM[t] = CM_sub[deltat]
    SmM[t] = SmM_sub[deltat] 
    SmI[t]=SmI_sub[deltat]
    In[t]= sum(I_sub)
    flux[t] = sum(flux_sub)
    Svir[t] = Svir_sub[deltat]

}


# Plotting
 
if (plotit==T) {  
  plot(M, type="l",ylim=c(-10,100),xlim=c(0,time),xlab=("time [d]"), main=paste(" lambda=", lambda[j],"alpha=", alpha[i]))
  points(Rain*10, type="h", col="skyblue")
   
    lines(h,type="l", col="blue")
    abline(h=0, col="Gray50",lwd=2,lty=2)

    lines(SmM,type="l", col="red")
    lines(CM,type="l", col="purple")
    lines(P/10,type="l", col="green")
    lines(flux,type="l", col="orange")
  
 
#  legend("topright", title="Variables",cex=1, pt.cex=0.2, c("Moisture [mm]","Rainfall [mm]*10","overland flow depth[mm] ","salt mass in soil water [g]", "salt concentration in soil water [g/l]", "Plant biomass density [g/m^2]/10"),
#          col=c("black","skyblue","blue","red","purple","green"),lty=1)
#  
}

Out <- data.frame(P=P,M=M,h=h, CM=CM, SmM=SmM, In=In, flux=flux, Svir=Svir)
return(Out)
}
## ---- chunk 33
alpha <- c(0.6,0.6) 
lambda <- c(0.1,1)

Store <- list()
sub_store <- list()
time <- 10000
delta <- 0
set.seed(1000)
## ---- chunk 34
#source("Rainfall.R")


for (i in 1:length(alpha)) {
  
for (j in 1:length(lambda)) {
    # generate the rainfall
    Rain <- Precip(time,alpha[i],lambda[j],delta)
    Rainlist <- data.frame(Precip(time,alpha[i],lambda[j],delta)) 
    
    sub_store[[j]] <-data.frame(alpha_o=rep(alpha[i],time),
                                lambda_o=rep(lambda[j],time),
                                balances(Rain,plotit=T, par=par,
                                soilpar, vegpar))
  }
  Store[[i]] <- sub_store
}
## ---- chunk 35
lambda_sum <- do.call(rbind,Store[][[2]])
lambda_sum$time <- rep(1:time,length(lambda))


## ---- chunk 36
art1P<- lambda_sum$P
art1M <-lambda_sum$M
art1SmM<-lambda_sum$SmM
art1CM<-lambda_sum$CM
## ---- chunk 37
balances <- function(Rain, par, plotit=T,
                      soilpar,
                      vegpar){
   

  
# Storage vectors for the daily steps are initialized.

   M <- rep(0,length(Rain)) # soil moisture [mm]
   h <- rep(0,length(Rain)) # infiltration depth [mm]
   P <- rep(0,length(Rain)) #biomass density []
   CM<- rep(0,length(Rain)) # Salt concentration in soil water in g/L or g/mm
   SmI<- rep(0,length(Rain)) # Salt mass in infiltrating water [g]
   SmM <- rep(0,length(Rain)) # Salt mass in soil water [g]
   In <- rep(0,length(Rain)) # infiltration [mm]

   Svir <- rep(0,length(Rain)) # virtual saturation
   flux<- rep(0,length(Rain)) # drainage and capillary rise flux, according to sign



# Initial values to start the simulation.

   
   M[1] <- 10
   h[1] <- 10 
   P[1] <- 30
   CM[1]<- 0
   Svir[1] <- M[1]



# We decided to split the numerical calculations for the daily into 12 substeps.

   deltat <- 12 # split in 12 increments

  
# Storage vectors for the substeps are initialized.

   M_sub <- rep(0,deltat)
   h_sub <- rep(0,deltat)
   I_sub <- rep(0,deltat)
   WU_sub <-rep(0,deltat) # Water uptake in mm
   P_sub <- rep(0,deltat) 
   Gr_sub <- rep(0,deltat) # Growth of biomass
   Mo_sub<- rep(0,deltat) # Mortality of biomass
   SmI_sub <- rep(0,deltat) 
   SmM_sub<- rep(0,deltat) 
   CM_sub<- rep(0,deltat) 
  Svir_sub <- rep(0,deltat) # virtual saturation

   flux_sub<-rep(0,deltat) # calculates leakage loss without evaporation loss

   U_salt <-rep(0,deltat) # Salt mass rising
   L_salt <-rep(0,deltat) # salt mass drained


  
   timeincr= 1/deltat
   
  for (t in 2:length(Rain)){
    
    for (tt in 1:(deltat-1)) {
      
      h.old <- ifelse(tt==1,h[t-1],h_sub[tt])
      P.old <- ifelse(tt==1,P[t-1],P_sub[tt])
      M.old <- ifelse(tt==1,M[t-1],M_sub[tt])
      SmI.old <-ifelse(tt==1,SmI[t-1],SmI_sub[tt])
      CM.old <-ifelse(tt==1,CM[t-1],CM_sub[tt])
      Svir.old <-ifelse(tt==1,Svir[t-1],Svir_sub[tt])


  # Balance for water depth on soil
  h_sub[tt+1] <- h.old + ifelse(tt==9,(10*Rain[t]*0.25),0) +ifelse(tt==10,(10*Rain[t]*0.75),0)  
  
      #- Infil(h.old, P.old,par)*timeincr

  # Infiltration
  par$alpha_i <- ifelse(h_sub[tt+1]<soilpar$K_s*timeincr, 1,
                      (1-(h_sub[tt+1]-soilpar$K_s*timeincr)/h_sub[tt+1]))
  # Calculate infiltration and recalculate h_sub   
  I_sub[tt] <- Infil(h.old, P.old,par)*timeincr
  h_sub[tt+1] <- h_sub[tt+1] - I_sub[tt] 

# Now do all plant uptake and growth
# water uptake by plants: include infiltration in available water

      WU_sub[tt] <- WU(M=Svir.old,P.old,par)*timeincr 
      
      # growth rate
      Gr_sub[tt] <- Gr(M=Svir.old, P.old,par)*timeincr 
      # Mortality
      Mo_sub[tt]<- Mo(P.old,M=M.old, Svir=Svir.old, par)*timeincr
      # calculate plant biomass balance
      P_sub[tt + 1] <- P.old + Gr_sub[tt]- Mo_sub[tt] 

 # 1. Update soil moisture with infiltration
      M_sub[tt + 1] <- M.old + I_sub[tt] - WU_sub[tt]      
      
 # 2. calculate leaching and capillary rise amount
  flux_sub[tt+1]<-do.call(L_n,list(M=M_sub[tt+1],Z=Z,soilpar=soilpar,vegpar=vegpar))

# 3. final adjust soil moisture for leaching or capillary rise
 
   M_sub[tt + 1] <-  M_sub[tt + 1] + flux_sub[tt+1]*timeincr


# calculate saltbalance

# Salt leaching
    L_salt[tt+1] <- ifelse(flux_sub[tt+1]<0,
                           par$f*CM_sub[tt+1]*flux_sub[tt+1]*timeincr,0)
    # leaching of salt

# salt upflow
    U_salt[tt+1] <- ifelse(flux_sub[tt+1]>0, 
                           par$CM.gw*flux_sub[tt+1]*timeincr,0) 
    # rise of salt

# salt mass coming in with infiltration
      SmI_sub[tt+1]<- SmI.old + I_sub[tt]*par$ConcConst 

#salt mass in soil
     SmM_sub[tt+1] <- SmI_sub[tt+1] + U_salt[tt+1] - L_salt[tt+1]
# Calculate salt concentration in the soil
   CM_sub[tt+1]<- (SmM_sub[tt+1]/M_sub[tt+1])*(1/58.44) # 
    
# Virtual saturation (Shah et al., 2012), here in [mm] to be in the same unit as M
    Svir_sub[tt + 1]<-soilpar$n*vegpar$Zr*((soilpar$h1bar*10^-1)^(1/soilpar$b))*
                     ((soilpar$h1bar*10^-1)*(M_sub[tt + 1]/
                       (soilpar$n*vegpar$Zr))^(-soilpar$b)
                       +(3.6*CM_sub[tt + 1]))^(-1/soilpar$b)

    } 
  
# Aggregating the substep results to daily values.

    P[t] = P_sub[deltat]
    M[t] = M_sub[deltat]
    h[t] = h_sub[deltat]
    CM[t] = CM_sub[deltat]
    SmM[t] = SmM_sub[deltat] 
    SmI[t]=SmI_sub[deltat]
    In[t]= sum(I_sub)
    flux[t] = sum(flux_sub)
    Svir[t] = Svir_sub[deltat]

}


# Plotting
 
if (plotit==T) {  
  plot(M, type="l",ylim=c(-10,100),xlim=c(0,time),xlab=("time [d]"), main=paste(" lambda=", lambda[j],"alpha=", alpha[i]))
  points(Rain*10, type="h", col="skyblue")
   
    lines(h,type="l", col="blue")
    abline(h=0, col="Gray50",lwd=2,lty=2)

    lines(SmM,type="l", col="red")
    lines(CM,type="l", col="purple")
    lines(P/10,type="l", col="green")
    lines(flux,type="l", col="orange")
  
 
#  legend("topright", title="Variables",cex=1, pt.cex=0.2, c("Moisture [mm]","Rainfall [mm]*10","overland flow depth[mm] ","salt mass in soil water [g]", "salt concentration in soil water [g/l]", "Plant biomass density [g/m^2]/10"),
#          col=c("black","skyblue","blue","red","purple","green"),lty=1)
#  
}

Out <- data.frame(P=P,M=M,h=h, CM=CM, SmM=SmM, In=In, flux=flux, Svir=Svir)
return(Out)
}
## ---- chunk 38
alpha <- c(0.6,0.6) 
lambda <- c(0.1,1)

Store <- list()
sub_store <- list()
time <- 10000
delta <- 0
set.seed(1000)
## ---- chunk 39
#source("Rainfall.R")


for (i in 1:length(alpha)) {
  
for (j in 1:length(lambda)) {
    # generate the rainfall
    Rain <- Precip(time,alpha[i],lambda[j],delta)
    Rainlist <- data.frame(Precip(time,alpha[i],lambda[j],delta)) 
    
    sub_store[[j]] <-data.frame(alpha_o=rep(alpha[i],time),
                                lambda_o=rep(lambda[j],time),
                                balances(Rain,plotit=T, par=par,
                                soilpar, vegpar))
  }
  Store[[i]] <- sub_store
}
## ---- chunk 40
lambda_sum <- do.call(rbind,Store[][[2]])
lambda_sum$time <- rep(1:time,length(lambda))

## ---- chunk 41
art2P<- lambda_sum$P
art2M <-lambda_sum$M
art2SmM<-lambda_sum$SmM
art2CM<-lambda_sum$CM
## ---- chunk 42
summary(baseP[5000:10000]) # Plant biomass base
summary(h1P[5000:10000]) # Plant biomass exp 1
summary(h2P[5000:10000]) # Plant biomass exp 2
summary(art1P[5000:10000]) # Plant biomass exp 3
summary(art2P[5000:10000]) # Plant biomass exp 4

summary(baseM[5000:10000]) # soil moisture base 
summary(h1M[5000:10000]) # soil moisture exp 1
summary(h2M[5000:10000]) # soil moisture exp 2
summary(art1M[5000:10000]) # soil moisture exp 2
summary(art2M[5000:10000]) # soil moisture exp 2

summary(baseSmM[5000:10000]) # soil salt mass base 
summary(h1SmM[5000:10000]) # soil salt mass exp 1
summary(h2SmM[5000:10000]) # soil salt mass exp 2
summary(art1SmM[5000:10000]) # soil salt mass exp 3
summary(art2SmM[5000:10000]) # soil salt mass exp 4

summary(baseCM[5000:10000]) # soil salt concentration base
summary(h1CM[5000:10000]) # soil salt concentration exp 1
summary(h2CM[5000:10000]) # soil salt concentration exp 2
summary(art1CM[5000:10000]) # soil salt concentration exp 3
summary(art2CM[5000:10000]) # soil salt concentration exp 4

## ---- chunk 43
par(mfrow = c(2,2))
hist(baseP[5000:10000], breaks=10, main = 'Plant biomass Base')
hist(h1P[5000:10000], breaks=10, main = 'Plant biomass 1')
hist(h2P[5000:10000], breaks=10, main = 'Plant biomass 2')
hist(art1P[5000:10000], breaks=10, main = 'Plant biomass 3')
hist(art2P[5000:10000], breaks=10, main = 'Plant biomass 4')

hist(baseM[5000:10000], breaks=10,main="Soil moisture base")
hist(h1M[5000:10000], breaks=10,main="Soil moisture 1")
hist(h2M[5000:10000], breaks=10,main="Soil moisture 2")
hist(art1M[5000:10000], breaks=10,main="Soil moisture 3")
hist(art2M[5000:10000], breaks=10,main="Soil moisture 4")

hist(baseSmM[5000:10000], breaks=10,main="soil salt mass base")
hist(h1SmM[5000:10000], breaks=10,main="soil salt mass 1")
hist(h2SmM[5000:10000], breaks=10,main="soil salt mass 2")
hist(art1SmM[5000:10000], breaks=10,main="soil salt mass 3")
hist(art2SmM[5000:10000], breaks=10,main="soil salt mass 4")


hist(baseCM[5000:10000], breaks=10, main="Salt concentration in soil base")
hist(h1CM[5000:10000], breaks=10, main="Salt concentration in soil 1")
hist(h2CM[5000:10000], breaks=10, main="Salt concentration in soil 2")
hist(art1CM[5000:10000], breaks=10, main="Salt concentration in soil 3")
hist(art2CM[5000:10000], breaks=10, main="Salt concentration in soil 4")

## ---- chunk 44


wilcox.test(baseM[5000:10000],h1M[5000:10000]) # soil moisture
wilcox.test(baseM[5000:10000],h2M[5000:10000]) # soil moisture
wilcox.test(baseM[5000:10000],art1M[5000:10000]) # soil moisture
wilcox.test(baseM[5000:10000],art2M[5000:10000]) # soil moisture

wilcox.test(baseP[5000:10000],h1P[5000:10000]) # plant biomass
wilcox.test(baseP[5000:10000],h2P[5000:10000]) # plant biomass
wilcox.test(baseP[5000:10000],art1P[5000:10000]) # plant biomass
wilcox.test(baseP[5000:10000],art2P[5000:10000]) # plant biomass

wilcox.test(baseSmM[5000:10000],h1SmM[5000:10000]) # soil salt mass
wilcox.test(baseSmM[5000:10000],h2SmM[5000:10000]) # soil salt mass
wilcox.test(baseSmM[5000:10000],art1SmM[5000:10000]) # soil salt mass
wilcox.test(baseSmM[5000:10000],art2SmM[5000:10000]) # soil salt mass

wilcox.test(baseCM[5000:10000],h1CM[5000:10000]) # soil salt concentration
wilcox.test(baseCM[5000:10000],h2CM[5000:10000]) # soil salt concentration
wilcox.test(baseCM[5000:10000],art1CM[5000:10000]) # soil salt concentration
wilcox.test(baseCM[5000:10000],art2CM[5000:10000]) # soil salt concentration
